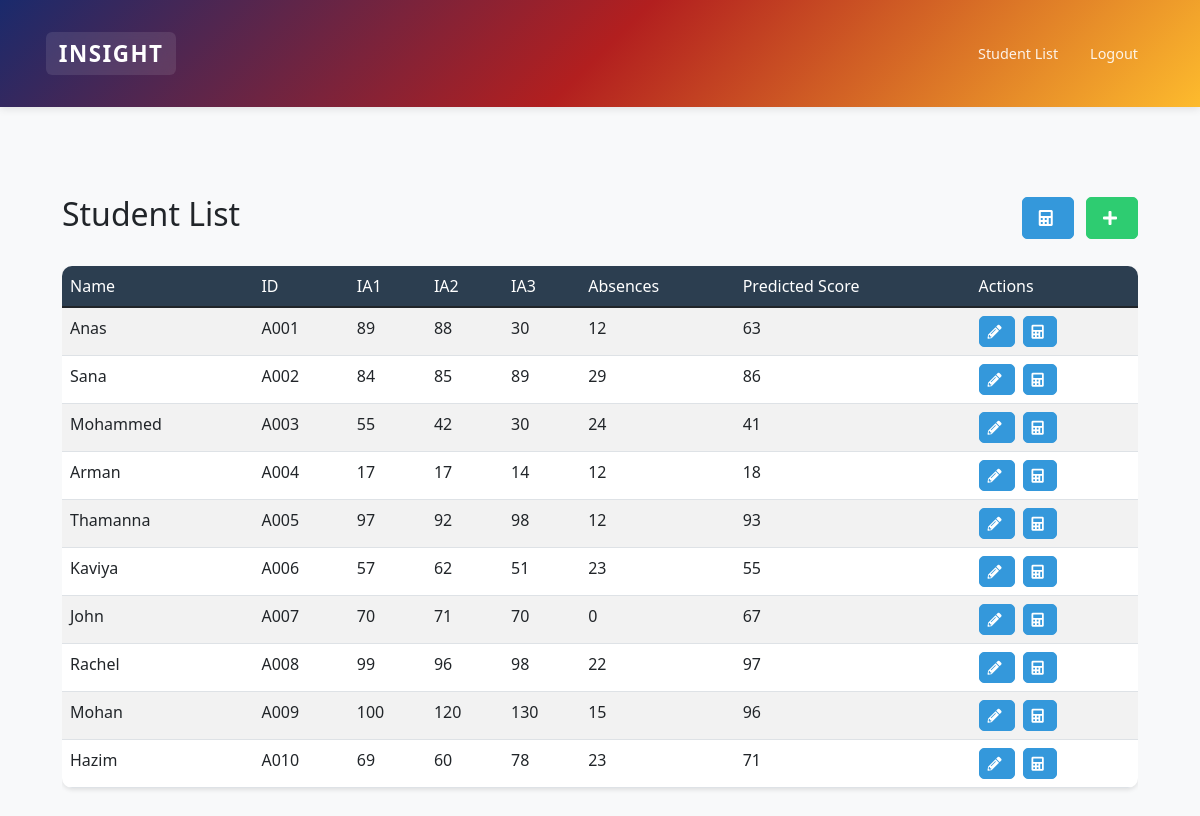
The app's page /students/ (signed in) with its own data.
### core/models.py (models this page shows, shortened)
class Student(models.Model):
    SEX_CHOICES = [
        ('Male', 'Male'),
        ('Female', 'Female'),
    ]
    ADDRESS_CHOICES = [
        ('Urban', 'Urban'),
        ('Rural', 'Rural'),
    ]
    HEARING_LOSS_CHOICES = [
        ('Severe', 'Severe'),
        ('Moderate', 'Moderate'),
        ('Mild', 'Mild'),
    ]
    STUDY_TIME_CHOICES = [
        ('<1hr', '<1hr'),
        ('1-2hr', '1-2hr'),
        ('2-5hr', '2-5hr'),
        ('>5hr', '>5hr'),
    ]
    YES_NO_CHOICES = [
        ('Yes', 'Yes'),
        ('No', 'No'),
    ]
    name = models.CharField(max_length=100)
    student_id = models.CharField(max_length=10, unique=True)
    age = models.IntegerField()
    sex = models.CharField(max_length=10, choices=SEX_CHOICES)
    address = models.CharField(max_length=10, choices=ADDRESS_CHOICES)
    hearing_loss = models.CharField(max_length=10, choices=HEARING_LOSS_CHOICES)
    school_support = models.CharField(max_length=3, choices=YES_NO_CHOICES)
    paid_classes = models.CharField(max_length=3, choices=YES_NO_CHOICES)
    ia1 = models.FloatField()
    ia2 = models.FloatField()
    ia3 = models.FloatField()
    nursery_attendance = models.CharField(max_length=3, choices=YES_NO_CHOICES)
    internet_access = models.CharField(max_length=3, choices=YES_NO_CHOICES)
    study_time = models.CharField(max_length=10, choices=STUDY_TIME_CHOICES)
    extracurricular = models.CharField(max_length=3, choices=YES_NO_CHOICES)
    absences = models.IntegerField()
    predicted_marks = models.FloatField(default=0)

### core/views.py (the view)
# urls.py: path('students/', views.student_list, name='student_list'),
@login_required
def student_list(request):
    students = Student.objects.all()
    return render(request, 'core/student_list.html', {'students': students})

### core/templates/core/student_list.html
{% extends 'core/base.html' %}
{% block content %}
<div class="container">
    <div class="d-flex justify-content-between align-items-center mb-4">
        <h2>Student List</h2>
        <div>
            <a href="{% url 'predict_all' %}" class="btn btn-info me-2" title="Predict All">
                <i class="fas fa-calculator"></i>
            </a>
            <a href="{% url 'new_student' %}" class="btn btn-success" title="New Student">
                <i class="fas fa-plus"></i>
            </a>
        </div>
    </div>
    <div class="table-responsive">
        <table class="table table-striped">
            <thead>
                <tr>
                    <th>Name</th>
                    <th>ID</th>
                    <th>IA1</th>
                    <th>IA2</th>
                    <th>IA3</th>
                    <th>Absences</th>
                    <th>Predicted Score</th>
                    <th>Actions</th>
                </tr>
            </thead>
            <tbody>
                {% for student in students %}
                <tr>
                    <td>{{ student.name }}</td>
                    <td>{{ student.student_id }}</td>
                    <td>{{ student.ia1 | floatformat:0}}</td>
                    <td>{{ student.ia2 | floatformat:0}}</td>
                    <td>{{ student.ia3 | floatformat:0}}</td>
                    <td>{{ student.absences | floatformat:0}}</td>
                    <td>{{ student.predicted_marks | floatformat:0}}</td>
                    <td class="action-buttons">
                        <a href="{% url 'edit_student' student.pk %}" class="btn btn-primary btn-sm" title="Edit">
                            <i class="fas fa-pencil-alt"></i>
                        </a>
                        <a href="{% url 'predict_student' student.pk %}" class="btn btn-info btn-sm" title="Predict">
                            <i class="fas fa-calculator"></i>
                        </a>
                    </td>
                </tr>
                {% endfor %}
            </tbody>
        </table>
    </div>
</div>
{% endblock %}

### core/templates/core/base.html (shortened to what this page needs)
<!DOCTYPE html>
<html lang="en">
<head>
    <link href="https://cdn.jsdelivr.net/npm/bootstrap@5.1.3/dist/css/bootstrap.min.css" rel="stylesheet">
    <link href="https://cdnjs.cloudflare.com/ajax/libs/font-awesome/5.15.4/css/all.min.css" rel="stylesheet">
</head>
<body>
    <nav class="navbar navbar-expand-lg navbar-dark">
        <div class="container">
            <a class="navbar-brand" href="{% url 'home' %}">INSIGHT</a>
            {% if user.is_authenticated %}
                <div class="navbar-nav ms-auto">
                    <a class="nav-link" href="{% url 'student_list' %}">Student List</a>
                    <form method="post" action="{% url 'logout' %}" class="logout-form">
                        <button type="submit" class="nav-link btn btn-link">Logout</button>
                    </form>
                </div>
            {% else %}
                <div class="navbar-nav ms-auto">
                    <a class="nav-link" href="{% url 'teacher_login' %}">Login</a>
                </div>
            {% endif %}
        </div>
    </nav>
    <div class="container mt-4">
        {% block content %}
        {% endblock %}
    </div>
</body>
</html>

### core/templates/core/base.html (style rules this page uses)
:root { --primary: #2c3e50; --secondary: #34495e; --accent: #3498db; --success: #2ecc71; --info: #3498db; --warning: #f1c40f; --danger: #e74c3c; --gradient-primary: linear-gradient(135deg, #1a2a6c, #b21f1f, #fdbb2d); --text-light: #ffffff; --text-dark: #2c3e50; --text-muted: rgba(255, 255, 255, 0.9); --bg-light: #f8f9fa; --bg-white: #ffffff; --bg-overlay: rgba(255, 255, 255, 0.1); --bg-overlay-hover: rgba(255, 255, 255, 0.2); --border-light: #dee2e6; --shadow-color: rgba(0, 0, 0, 0.1); --shadow-color-hover: rgba(0, 0, 0, 0.2); }
body { background-color: var(--bg-light); font-family: 'Segoe UI', Tahoma, Geneva, Verdana, sans-serif; }
.navbar { background: var(--gradient-primary) !important; padding: 0rem 0; box-shadow: 0 2px 8px var(--shadow-color); }
.navbar-brand { font-size: 1.4rem; font-weight: 700; letter-spacing: 1.5px; color: var(--text-light) !important; text-transform: uppercase; padding: 0.3rem 0.8rem; border-radius: 6px; background: var(--bg-overlay); backdrop-filter: blur(10px); transition: all 0.3s ease; }
.nav-link { font-weight: 500; color: var(--text-muted) !important; padding: 0.3rem 0.8rem !important; margin: 0 0.2rem; border-radius: 6px; transition: all 0.3s ease; font-size: 0.9rem; }
.logout-form button { color: var(--text-muted) !important; font-weight: 500; padding: 0.3rem 0.8rem !important; margin: 0 0.2rem; border-radius: 6px; transition: all 0.3s ease; background: none; border: none; font-size: 0.9rem; }
.container { padding: 2rem 1rem; }
.btn { border-radius: 5px; font-weight: 500; padding: 0.5rem 1rem; transition: all 0.3s ease; }
.btn-sm { padding: 0.25rem 0.5rem; }
.btn i { margin-right: 0.25rem; }
.table { background: var(--bg-white); border-radius: 10px; overflow: hidden; box-shadow: 0 2px 4px var(--shadow-color); }
.table thead th { background-color: var(--primary); color: var(--text-light); font-weight: 500; border: none; }
.table tbody tr { transition: background-color 0.3s ease; }
.action-buttons { display: flex; gap: 0.5rem; }
.action-buttons .btn { padding: 0.25rem 0.5rem; border-radius: 5px; }
.btn-primary { background-color: var(--accent); border-color: var(--accent); }
.btn-success { background-color: var(--success); border-color: var(--success); }
.btn-info { background-color: var(--info); border-color: var(--info); color: var(--text-light); }

### records on screen
Student: name "Anas", student_id "A001", ia1 "89", ia2 "88", ia3 "30", absences "12", predicted_marks "63"
Student: name "Sana", student_id "A002", ia1 "84", ia2 "85", ia3 "89", absences "29", predicted_marks "86"
Student: name "Mohammed", student_id "A003", ia1 "55", ia2 "42", ia3 "30", absences "24", predicted_marks "41"
Student: name "Arman", student_id "A004", ia1 "17", ia2 "17", ia3 "14", absences "12", predicted_marks "18"
Student: name "Thamanna", student_id "A005", ia1 "97", ia2 "92", ia3 "98", absences "12", predicted_marks "93"
Student: name "Kaviya", student_id "A006", ia1 "57", ia2 "62", ia3 "51", absences "23", predicted_marks "55"
Student: name "John", student_id "A007", ia1 "70", ia2 "71", ia3 "70", absences "0", predicted_marks "67"
Student: name "Rachel", student_id "A008", ia1 "99", ia2 "96", ia3 "98", absences "22", predicted_marks "97"
Student: name "Mohan", student_id "A009", ia1 "100", ia2 "120", ia3 "130", absences "15", predicted_marks "96"
Student: name "Hazim", student_id "A010", ia1 "69", ia2 "60", ia3 "78", absences "23", predicted_marks "71"
